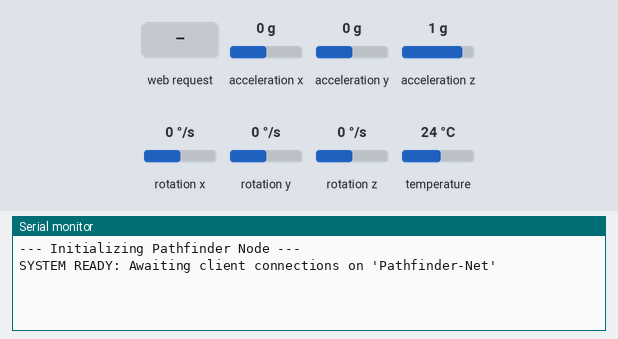
A sketch run on a simulated ESP32. On the bench: the last lines printed to the serial monitor. The inputs (shaded band) are chosen by the test bench; at power-on: acceleration z 1 g, acceleration x 0 g, acceleration y 0 g, rotation x 0 °/s, rotation y 0 °/s, rotation z 0 °/s, temperature 24 °C. Random numbers use the default seed unless the sketch sets one; no radio packets arrive unless stated.

Above: at 2.2 s.
2.3 s: acceleration z set to -1.4 g
At 5.24 s:
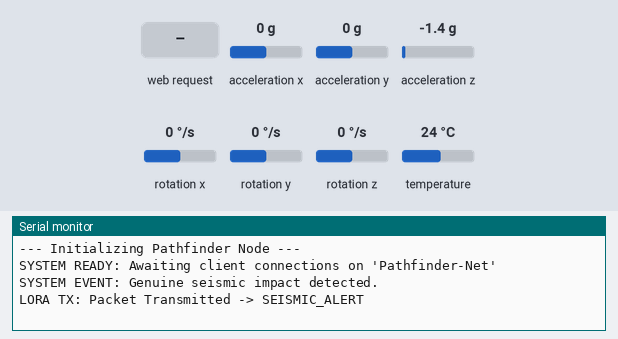
5.3 s: HTTP request GET /trigger_sos received
At 6.4 s:
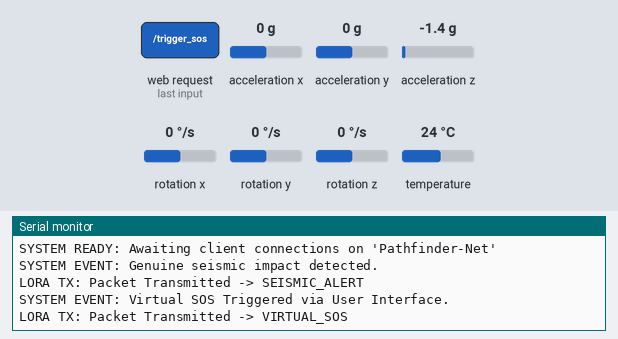
6.8 s: HTTP request GET /simulate_alert received
At 7.5 s:
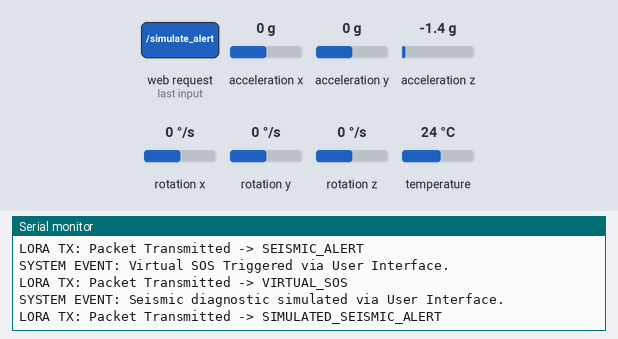

The sketch:

testfullwithchat.ino
```cpp
#include <WiFi.h>
#include <DNSServer.h>
#include <WebServer.h>
#include <Wire.h>
#include <Adafruit_MPU6050.h>
#include <Adafruit_Sensor.h>
#include <Adafruit_BME280.h>
#include <SPI.h>
#include <LoRa.h>

// --- LoRa Pin Definitions (ESP32) ---
#define LORA_SS    15
#define LORA_RST   16
#define LORA_DIO0  0

// --- Network Settings ---
const byte DNS_PORT = 53;
IPAddress apIP(192, 168, 4, 1);
DNSServer dnsServer;
WebServer server(80);

// --- Node Specific Location Data ---
const String NODE_ID = "PF-KNUCKLES-01";
const String NODE_LAT = "7.4116 N";
const String NODE_LON = "80.8060 E";
const String NODE_ADDRESS = "Pekoe Trail, Stage 2 - Knuckles Mountain Range";

// --- Sensor Objects & Hardware Flags ---
Adafruit_MPU6050 mpu;
Adafruit_BME280 bme;

bool hasMPU = false;
bool hasBME = false;
bool hasLoRa = false;
bool simulatedAlertActive = false;

// --- DSP Variables ---
float filtered_Z = 0.0;
float baseline_Z = 0.0;
const float ALPHA = 0.2;
const float IMPACT_THRESHOLD = 1.5;
unsigned long lastSensorRead = 0;
unsigned long lastAlertTime = 0;

// --- HTML Interface (Stored in PROGMEM) ---
const char index_html[] PROGMEM = R"rawliteral(
<!DOCTYPE html>
<html>
<head>
  <meta name="viewport" content="width=device-width, initial-scale=1">
  <title>Pathfinder System Interface</title>
  <style>
    body { font-family: 'Segoe UI', Tahoma, Geneva, Verdana, sans-serif; background-color: #121212; color: #E0E0E0; text-align: center; padding: 15px; margin: 0; }
    h1 { color: #00C853; margin-bottom: 0px; font-size: 24px; text-transform: uppercase; letter-spacing: 1px; }
    .subtitle { color: #9E9E9E; font-size: 12px; margin-top: 5px; margin-bottom: 20px; text-transform: uppercase; letter-spacing: 2px;}

    .grid-container { display: grid; grid-template-columns: 1fr 1fr; gap: 12px; }
    .card { background: #1E1E1E; padding: 15px; border-radius: 8px; border: 1px solid #333; }
    .card h2 { margin: 0; font-size: 12px; color: #757575; text-transform: uppercase; letter-spacing: 1px;}
    .data { font-size: 28px; font-weight: bold; margin: 5px 0 0 0; color: #03A9F4; }

    .location-card { grid-column: 1 / -1; background: #263238; border: 1px solid #37474F; text-align: left; }
    .location-data { font-size: 14px; color: #CFD8DC; margin: 5px 0; }
    .location-data strong { color: #81D4FA; }
    .map-container { grid-column: 1 / -1; background: #1E1E1E; padding: 15px; border-radius: 8px; border: 1px solid #333; position: relative; overflow: hidden; }
    .alert-card { grid-column: 1 / -1; background: #3E2723; border: 1px solid #FF5252; transition: 0.3s; }

    .chat-container { grid-column: 1 / -1; background: #1A1A1A; border-radius: 8px; border: 1px solid #333; overflow: hidden; display: flex; flex-direction: column; height: 250px; text-align: left;}
    .chat-header { background: #00C853; color: #121212; padding: 10px; font-weight: bold; font-size: 14px; text-align: center; text-transform: uppercase; letter-spacing: 1px; }
    .chat-box { flex-grow: 1; padding: 10px; overflow-y: auto; display: flex; flex-direction: column; gap: 8px; }
    .msg { padding: 8px 12px; border-radius: 4px; max-width: 85%; font-size: 13px; line-height: 1.4; }
    .msg.bot { background: #2C2C2C; color: #00E676; align-self: flex-start; border-left: 3px solid #00E676; }
    .msg.user { background: #0288D1; color: #FFF; align-self: flex-end; }
    .chat-input-area { display: flex; border-top: 1px solid #333; }
    #chatInput { flex-grow: 1; background: #121212; color: #FFF; border: none; padding: 12px; outline: none; font-size: 14px;}
    #chatSend { background: #0288D1; color: #FFF; border: none; padding: 0 15px; font-weight: bold; cursor: pointer; text-transform: uppercase; font-size: 12px;}

    .btn { width: 100%; padding: 16px; color: white; border: none; border-radius: 6px; font-size: 16px; font-weight: bold; cursor: pointer; margin-top: 15px; text-transform: uppercase; letter-spacing: 1px; transition: background-color 0.3s;}
    #sosBtn { background-color: #D32F2F; }
    #simBtn { background-color: #F57C00; }

    @keyframes pulseFade {
      0% { opacity: 0.2; }
      50% { opacity: 1.0; }
      100% { opacity: 0.2; }
    }
    .pulse-dot { fill: #00E676; animation: pulseFade 2s ease-in-out infinite; }
  </style>
</head>
<body>
  <h1>Pathfinder Node</h1>
  <p class="subtitle">Offline Telemetry & Safety Interface</p>

  <div class="grid-container">
    <div class="card location-card">
      <h2>Location Data</h2>
      <p class="location-data"><strong>Zone:</strong> <span id="loc-address">Loading...</span></p>
      <p class="location-data"><strong>Coordinates:</strong> <span id="loc-lat">--</span>, <span id="loc-lon">--</span></p>
    </div>

    <div class="map-container">
      <h2>Topographical Overview</h2>
      <svg viewBox="0 0 300 150" style="width: 100%; height: auto; margin-top: 10px; background-color: #263238; border-radius: 4px;">
        <path d="M 20 130 Q 80 140 120 80 T 220 50 T 280 20" fill="transparent" stroke="#546E7A" stroke-width="3" stroke-dasharray="4,4"/>

        <circle cx="20" cy="130" r="4" fill="#E53935" />
        <text x="5" y="145" fill="#B0BEC5" font-size="9">Base (0.0 km)</text>

        <circle cx="280" cy="20" r="4" fill="#FBC02D" />
        <text x="210" y="15" fill="#B0BEC5" font-size="9">Summit (5.0 km)</text>

        <circle cx="150" cy="67" r="7" class="pulse-dot" />
        <text x="90" y="90" fill="#00E676" font-size="10" font-weight="bold">ACTIVE POSITION (2.5 km)</text>
      </svg>
    </div>

    <div class="chat-container">
      <div class="chat-header">Automated Guide System</div>
      <div class="chat-box" id="chatBox">
        <div class="msg bot">System Initialized. I am your offline trail assistant. Enter a query below.</div>
      </div>
      <div class="chat-input-area">
        <input type="text" id="chatInput" placeholder="Enter query (e.g., 'water', 'emergency')...">
        <button id="chatSend">Send</button>
      </div>
    </div>

    <div class="card"><h2>Temperature</h2><p class="data"><span id="temp">--</span> &deg;C</p></div>
    <div class="card"><h2>Humidity</h2><p class="data"><span id="hum">--</span> %</p></div>
    <div class="card" style="grid-column: 1 / -1;"><h2>Barometric Pressure</h2><p class="data"><span id="pres">--</span> hPa</p></div>
    <div class="card alert-card" id="status-card"><h2>System Status</h2><p class="data" id="status" style="color:#00E676;">SECURE</p></div>
  </div>

  <button id="sosBtn" class="btn">Transmit Emergency SOS</button>
  <button id="simBtn" class="btn">Test Seismic Diagnostics</button>

  <script>
    // --- CHATBOT LOGIC ---
    const chatBox = document.getElementById('chatBox');
    const chatInput = document.getElementById('chatInput');
    const chatSend = document.getElementById('chatSend');

    function getBotResponse(input) {
      let text = input.toLowerCase();
      if (text.includes("lost") || text.includes("help") || text.includes("emergency")) {
        return "Advisory: Remain stationary. If injured, press the 'Transmit Emergency SOS' button to alert local authorities via the LoRa network.";
      } else if (text.includes("elephant") || text.includes("animal") || text.includes("wildlife")) {
        return "Advisory: Maintain distance from all wildlife. This node actively monitors seismic activity to detect heavy biological movement.";
      } else if (text.includes("water") || text.includes("drink")) {
        return "Information: A natural water source is located 1.5km north on the current bearing. Ensure all water is purified prior to consumption.";
      } else {
        return "Command not recognized. Valid inquiry topics include: emergency procedures, wildlife protocols, and resource locations.";
      }
    }

    function addMessage(text, sender) {
      const msgDiv = document.createElement('div');
      msgDiv.classList.add('msg', sender);
      msgDiv.innerText = text;
      chatBox.appendChild(msgDiv);
      chatBox.scrollTop = chatBox.scrollHeight;
    }

    chatSend.addEventListener('click', () => {
      let userText = chatInput.value.trim();
      if (userText === "") return;
      addMessage(userText, 'user');
      chatInput.value = "";
      setTimeout(() => { addMessage(getBotResponse(userText), 'bot'); }, 400);
    });

    chatInput.addEventListener('keypress', function (e) {
      if (e.key === 'Enter') chatSend.click();
    });

    // --- SENSOR FETCH LOGIC ---
    setInterval(function() {
      fetch('/sensordata?t=' + new Date().getTime()).then(response => response.json()).then(data => {
          document.getElementById('loc-address').innerText = data.address;
          document.getElementById('loc-lat').innerText = data.lat;
          document.getElementById('loc-lon').innerText = data.lon;
          document.getElementById('temp').innerText = data.temperature;
          document.getElementById('hum').innerText = data.humidity;
          document.getElementById('pres').innerText = data.pressure;

          if(data.alert == "1") {
             document.getElementById('status-card').style.background = '#4A148C';
             document.getElementById('status').style.color = '#E040FB';
             document.getElementById('status').innerText = "SEISMIC ALERT";
          } else {
             document.getElementById('status-card').style.background = '#3E2723';
             document.getElementById('status').style.color = '#00E676';
             document.getElementById('status').innerText = "SECURE";
          }
      });
    }, 2000);

    fetch('/sensordata?t=' + new Date().getTime()).then(response => response.json()).then(data => {
        document.getElementById('loc-address').innerText = data.address;
        document.getElementById('loc-lat').innerText = data.lat;
        document.getElementById('loc-lon').innerText = data.lon;
    });

    // --- BUTTON TRIGGERS (DEBUGGED) ---
    // Removed confirm() popup as it is blocked by mobile Captive Portals.
    // Added a timestamp '?t=' to prevent the browser from caching the click.
    document.getElementById('sosBtn').addEventListener('click', function() {
      const btn = document.getElementById('sosBtn');
      btn.innerText = "TRANSMITTING...";
      btn.style.backgroundColor = "#B71C1C"; // Darker red while sending

      fetch('/trigger_sos?t=' + new Date().getTime()).then(response => {
          if(response.ok) {
            btn.innerText = "SOS TRANSMITTED";
            btn.style.backgroundColor = "#388E3C"; // Green success
            setTimeout(() => {
              btn.innerText = "Transmit Emergency SOS";
              btn.style.backgroundColor = "#D32F2F";
            }, 5000);
          }
      }).catch(err => {
          btn.innerText = "TRANSMISSION FAILED";
          setTimeout(() => {
              btn.innerText = "Transmit Emergency SOS";
              btn.style.backgroundColor = "#D32F2F";
          }, 3000);
      });
    });

    document.getElementById('simBtn').addEventListener('click', function() {
      const btn = document.getElementById('simBtn');
      btn.innerText = "INITIATING...";

      fetch('/simulate_alert?t=' + new Date().getTime()).then(response => {
          if(response.ok) {
            btn.innerText = "DIAGNOSTIC ACTIVE";
            setTimeout(() => { btn.innerText = "Test Seismic Diagnostics"; }, 3000);
          }
      });
    });
  </script>
</body>
</html>
)rawliteral";

void setup() {
  Serial.begin(115200);
  delay(1000);
  Serial.println("\n--- Initializing Pathfinder Node ---");

  if (!mpu.begin()) {
    Serial.println("SYSTEM WARNING: MPU6050 unavailable. Initiating mock seismic mode.");
    hasMPU = false;
  } else {
    mpu.setFilterBandwidth(MPU6050_BAND_44_HZ);
    hasMPU = true;
    sensors_event_t a, g, temp;
    mpu.getEvent(&a, &g, &temp);
    baseline_Z = a.acceleration.z;
  }

  if (!bme.begin(0x76)) {
    Serial.println("SYSTEM WARNING: BME280 unavailable. Initiating mock telemetry mode.");
    hasBME = false;
  } else { hasBME = true; }

  LoRa.setPins(LORA_SS, LORA_RST, LORA_DIO0);
  if (!LoRa.begin(433E6)) {
    Serial.println("SYSTEM WARNING: LoRa module failed. Transmissions routed to Serial only.");
    hasLoRa = false;
  } else { hasLoRa = true; }

  WiFi.mode(WIFI_AP);
  WiFi.softAPConfig(apIP, apIP, IPAddress(255, 255, 255, 0));
  WiFi.softAP("Pathfinder-Net");
  dnsServer.start(DNS_PORT, "*", apIP);

  server.on("/", HTTP_GET, []() { server.send(200, "text/html", index_html); });

  server.on("/sensordata", HTTP_GET, []() {
    String json = "{";
    json += "\"address\":\"" + NODE_ADDRESS + "\",";
    json += "\"lat\":\"" + NODE_LAT + "\",";
    json += "\"lon\":\"" + NODE_LON + "\",";
    json += "\"temperature\":\"" + String(hasBME ? bme.readTemperature() : (24.0 + random(0, 30)/10.0), 1) + "\",";
    json += "\"humidity\":\"" + String(hasBME ? bme.readHumidity() : (60.0 + random(0, 10)), 0) + "\",";
    json += "\"pressure\":\"" + String(hasBME ? (bme.readPressure() / 100.0F) : (1010.0 + random(-5, 5)), 1) + "\",";

    bool isAlerting = (abs(filtered_Z) > IMPACT_THRESHOLD) || simulatedAlertActive;
    json += "\"alert\":\"" + String(isAlerting ? 1 : 0) + "\"";
    json += "}";

    server.sendHeader("Access-Control-Allow-Origin", "*");
    server.send(200, "application/json", json);
    if (simulatedAlertActive) simulatedAlertActive = false;
  });

  server.on("/trigger_sos", HTTP_GET, []() {
    Serial.println("SYSTEM EVENT: Virtual SOS Triggered via User Interface.");
    sendLoRaAlert("VIRTUAL_SOS");
    server.sendHeader("Access-Control-Allow-Origin", "*");
    server.send(200, "text/plain", "SOS Transmitted");
  });

  server.on("/simulate_alert", HTTP_GET, []() {
    Serial.println("SYSTEM EVENT: Seismic diagnostic simulated via User Interface.");
    simulatedAlertActive = true;
    sendLoRaAlert("SIMULATED_SEISMIC_ALERT");
    server.sendHeader("Access-Control-Allow-Origin", "*");
    server.send(200, "text/plain", "Alert Triggered");
  });

  server.onNotFound([]() {
    server.sendHeader("Location", String("http://") + apIP.toString(), true);
    server.send(302, "text/plain", "");
  });

  server.begin();
  Serial.println("SYSTEM READY: Awaiting client connections on 'Pathfinder-Net'");
}

void loop() {
  dnsServer.processNextRequest();
  server.handleClient();

  if (hasMPU && (millis() - lastSensorRead > 10)) {
    sensors_event_t a, g, temp;
    mpu.getEvent(&a, &g, &temp);

    float raw_Z = a.acceleration.z - baseline_Z;
    filtered_Z = (ALPHA * raw_Z) + ((1.0 - ALPHA) * filtered_Z);

    if (abs(filtered_Z) > IMPACT_THRESHOLD && (millis() - lastAlertTime > 5000)) {
      Serial.println("SYSTEM EVENT: Genuine seismic impact detected.");
      sendLoRaAlert("SEISMIC_ALERT");
      lastAlertTime = millis();
    }
    lastSensorRead = millis();
  }
}

void sendLoRaAlert(String alertType) {
  if (hasLoRa) {
    LoRa.beginPacket();
    LoRa.print(NODE_ID);
    LoRa.print(", ALERT: ");
    LoRa.print(alertType);
    LoRa.endPacket();
    Serial.println("LORA TX: Packet Transmitted -> " + alertType);
  } else {
    Serial.println("LORA TX (MOCK): " + alertType);
  }
}
```

Measured:
- after the input at 2.3 s, the serial monitor: prints a new line after 2.7 s (image 1)
- after the input at 5.3 s, the serial monitor: prints a new line at once (image 2)
- after the input at 6.8 s, the serial monitor: prints a new line at once (image 3)
